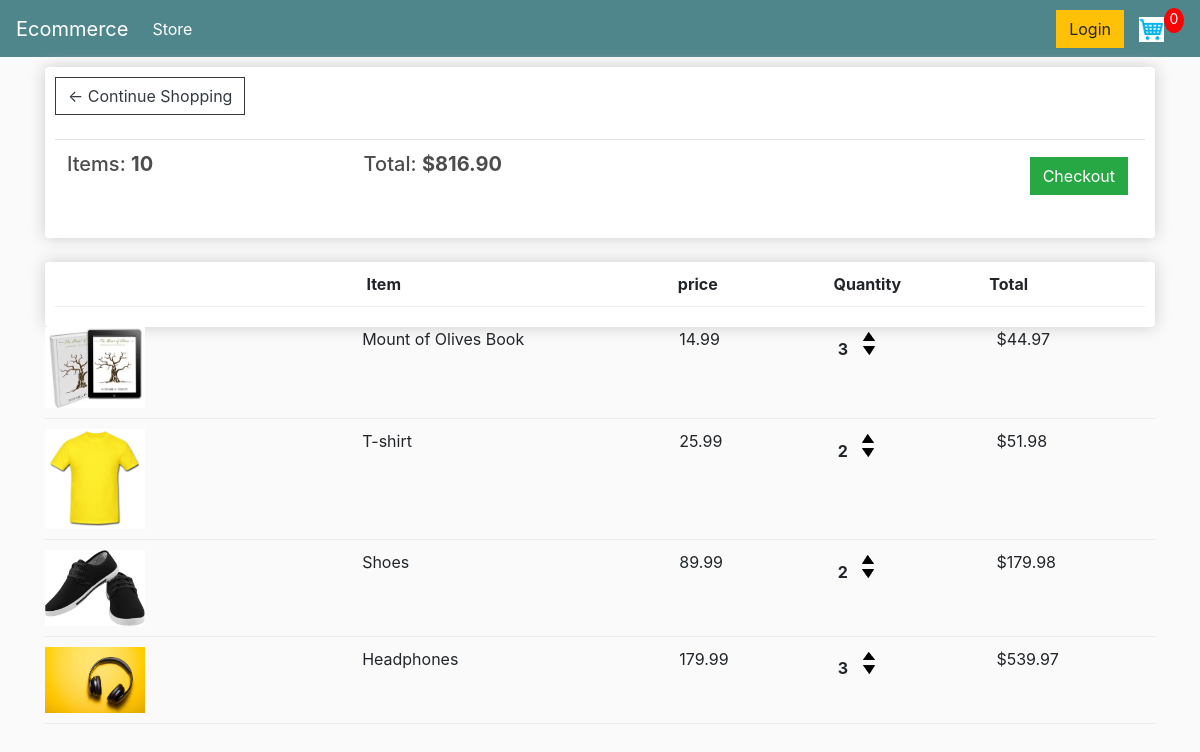
The app's page /cart/ (signed in) with its own data.
### store/models.py (models this page shows, shortened)
class Order(models.Model):
    customer = models.ForeignKey(Customer, on_delete=models.SET_NULL, blank=True, null=True)
    date_ordered = models.DateTimeField(auto_now_add=True)
    complete = models.BooleanField(default=False, null=False)
    transaction_id = models.CharField(max_length=200, null=True)
    @property
    def get_cart_total(self):
        orderitems = self.orderitem_set.all()
        total = sum([item.get_total for item in orderitems])
        return total
    @property
    def get_cart_items(self):
        orderitems = self.orderitem_set.all()
        total = sum([item.quantity for item in orderitems])
        return total

class OrderItem(models.Model):
    product = models.ForeignKey(Product, on_delete=models.SET_NULL, blank=True, null=True)
    order = models.ForeignKey(Order, on_delete=models.SET_NULL, blank=True, null=True)
    quantity = models.IntegerField(default=0, null=True, blank=True)
    date_added = models.DateTimeField(auto_now_add=True)
    @property
    def get_total(self):
        total = self.product.price * self.quantity
        return total

class Product(models.Model):
    name = models.CharField(max_length=200, null=True)
    price = models.FloatField()
    Digital = models.BooleanField(default=False, null=True)
    image = models.ImageField(null=True)
    @property
    def imageURL(self):
        try:
            url = self.image.url
        except:
            url = ''
        return url

### store/views.py (the view)
# urls.py: path('cart/', views.cart, name="cart"),
def cart(request):
    if request.user.is_authenticated:
        customer = request.user.customer
        order, created = Order.objects.get_or_create(customer=customer, complete=False)
        items = order.orderitem_set.all()
    else:
        items = []
        order = {'get_cart_total':0, 'get_cart_items':0}
    context = {'items':items, 'order':order}
    return render(request, 'store/cart.html', context)

### store/templates/store/cart.html
{% extends 'store/main.html' %}
{% load static %}
{% block content %}
<div class="row">
    <div class="col-lg-12">
      <div class="box-element">
        <a class="btn btn-outline-dark" href="{% url 'store' %}">&#x2190; Continue Shopping</a>
        <br>
        <br>
        <table class="table">
            <tr>
                <th><h5>Items: <strong>{{order.get_cart_items}}</strong></h5></th>
                <th><h5>Total: <strong>${{order.get_cart_total|floatformat:2}}</strong></h5></th>
                <th>
                    <a style="float:right;margin:5px;" class="btn btn-success" href="{% url 'checkout' %}">Checkout</a>
                </th>
            </tr>
        </table>
      </div>
      <br>
      <div class="box-element">
        <div class="cart-row">
            <div style="flex:2"></div>
            <div style="flex:2"><strong>Item</strong></div>
            <div style="flex:1"><strong>price</strong></div>
            <div style="flex:1"><strong>Quantity</strong></div>
            <div style="flex:1"><strong>Total</strong></div>
        </div>
      </div>
      {% for item in items %}
      <div class="cart-row">
            <div style="flex:2"><img class="row-image" src="{{item.product.imageURL}}"></div>
            <div style="flex:2">{{item.product.name}}</div>
            <div style="flex:1">{{item.product.price|floatformat:2}}</div>
            <div style="flex:1">
                <p class="quantity">{{item.quantity}}</p>
                <div class="quantity">
                    <img class="chg-quantity" src="{% static  'images/arrow-up.png' %}">
                    <img class="chg-quantity" src="{% static  'images/arrow-down.png' %}">
                </div>
            </div>
            <div style="flex:1">${{item.get_total}}</div>
        </div>
        {% endfor %}
    </div>
</div>
{% endblock content %}

### static/css/main.css (style rules this page uses)
body { background-color: hsl(0, 0%, 98%); }
h1,h2,h3,h4,h5,h6 { color:hsl(0, 0%, 30%); }
.box-element { box-shadow:hsl(0, 0%, 80%) 0 0 16px; background-color: #fff; border-radius: 4px; padding: 10px; }
.col-lg-4, .col-lg-6, .col-lg-8, .col-lg-12 { margin-top: 10px; }
.btn { border-radius: 0; }
.row-image { width: 100px; }
.cart-row { display: flex; align-items: flex-stretch; padding-bottom: 10px; margin-bottom: 10px; border-bottom: 1px solid #ececec; }
.quantity { display: inline-block; font-weight: 700; padding-right:10px; }
.chg-quantity { width: 12px; cursor: pointer; display: block; margin-top: 5px; transition:.1s; }

### records on screen
Order: get_cart_items "10", get_cart_total "816.90"
OrderItem: product.imageURL (picture), product.name "Mount of Olives Book", product.price "14.99", quantity "3", get_total "44.97"
OrderItem: product.imageURL (picture), product.name "T-shirt", product.price "25.99", quantity "2", get_total "51.98"
OrderItem: product.imageURL (picture), product.name "Shoes", product.price "89.99", quantity "2", get_total "179.98"
OrderItem: product.imageURL (picture), product.name "Headphones", product.price "179.99", quantity "3", get_total "539.97"
